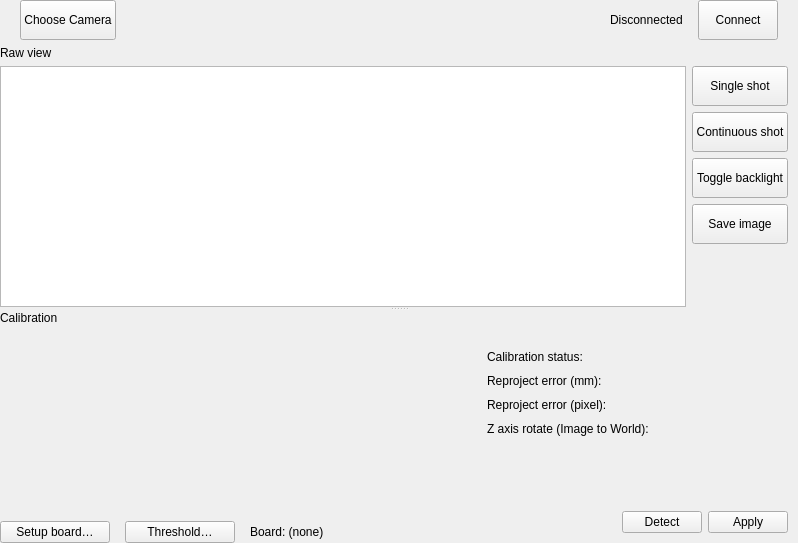
<?xml version="1.0" encoding="UTF-8"?>
<ui version="4.0">
 <class>BaslerCameraWidget</class>
 <widget class="QWidget" name="BaslerCameraWidget">
  <property name="geometry">
   <rect>
    <x>0</x>
    <y>0</y>
    <width>798</width>
    <height>543</height>
   </rect>
  </property>
  <property name="windowTitle">
   <string>Form</string>
  </property>
  <layout class="QVBoxLayout" name="verticalLayout_2">
   <property name="leftMargin">
    <number>0</number>
   </property>
   <property name="topMargin">
    <number>0</number>
   </property>
   <property name="rightMargin">
    <number>0</number>
   </property>
   <property name="bottomMargin">
    <number>0</number>
   </property>
   <item>
    <layout class="QHBoxLayout" name="hl_connect_btns" stretch="0,0,0,0">
     <property name="spacing">
      <number>15</number>
     </property>
     <property name="leftMargin">
      <number>20</number>
     </property>
     <property name="rightMargin">
      <number>20</number>
     </property>
     <item>
      <widget class="QPushButton" name="btn_select_camera">
       <property name="minimumSize">
        <size>
         <width>40</width>
         <height>40</height>
        </size>
       </property>
       <property name="focusPolicy">
        <enum>Qt::FocusPolicy::NoFocus</enum>
       </property>
       <property name="text">
        <string>Choose Camera</string>
       </property>
      </widget>
     </item>
     <item>
      <spacer name="horizontalSpacer_4">
       <property name="orientation">
        <enum>Qt::Orientation::Horizontal</enum>
       </property>
       <property name="sizeHint" stdset="0">
        <size>
         <width>40</width>
         <height>20</height>
        </size>
       </property>
      </spacer>
     </item>
     <item>
      <widget class="QLabel" name="lb_connection_status">
       <property name="text">
        <string>Disconnected</string>
       </property>
      </widget>
     </item>
     <item>
      <widget class="QPushButton" name="btn_connect">
       <property name="minimumSize">
        <size>
         <width>40</width>
         <height>40</height>
        </size>
       </property>
       <property name="focusPolicy">
        <enum>Qt::FocusPolicy::NoFocus</enum>
       </property>
       <property name="text">
        <string>Connect</string>
       </property>
      </widget>
     </item>
    </layout>
   </item>
   <item>
    <widget class="QSplitter" name="splitter_main">
     <property name="orientation">
      <enum>Qt::Orientation::Vertical</enum>
     </property>
     <widget class="QWidget" name="verticalLayoutWidget">
      <layout class="QVBoxLayout" name="vl_raw_view">
       <item>
        <widget class="QLabel" name="lb_raw_view">
         <property name="text">
          <string>Raw view</string>
         </property>
        </widget>
       </item>
       <item>
        <layout class="QHBoxLayout" name="horizontalLayout_3">
         <item>
          <widget class="ImageViewOnly" name="image_view"/>
         </item>
         <item>
          <layout class="QVBoxLayout" name="verticalLayout_3">
           <property name="rightMargin">
            <number>10</number>
           </property>
           <item>
            <widget class="QPushButton" name="btn_trigger">
             <property name="minimumSize">
              <size>
               <width>40</width>
               <height>40</height>
              </size>
             </property>
             <property name="focusPolicy">
              <enum>Qt::FocusPolicy::NoFocus</enum>
             </property>
             <property name="text">
              <string>Single shot</string>
             </property>
            </widget>
           </item>
           <item>
            <widget class="QPushButton" name="btn_auto_shot">
             <property name="minimumSize">
              <size>
               <width>40</width>
               <height>40</height>
              </size>
             </property>
             <property name="focusPolicy">
              <enum>Qt::FocusPolicy::NoFocus</enum>
             </property>
             <property name="text">
              <string>Continuous shot</string>
             </property>
            </widget>
           </item>
           <item>
            <widget class="QPushButton" name="btn_baklight_toggle">
             <property name="minimumSize">
              <size>
               <width>40</width>
               <height>40</height>
              </size>
             </property>
             <property name="focusPolicy">
              <enum>Qt::FocusPolicy::NoFocus</enum>
             </property>
             <property name="text">
              <string>Toggle backlight</string>
             </property>
            </widget>
           </item>
           <item>
            <widget class="QPushButton" name="btn_save_image">
             <property name="minimumSize">
              <size>
               <width>40</width>
               <height>40</height>
              </size>
             </property>
             <property name="text">
              <string>Save image</string>
             </property>
            </widget>
           </item>
           <item>
            <spacer name="verticalSpacer">
             <property name="orientation">
              <enum>Qt::Orientation::Vertical</enum>
             </property>
             <property name="sizeHint" stdset="0">
              <size>
               <width>20</width>
               <height>40</height>
              </size>
             </property>
            </spacer>
           </item>
          </layout>
         </item>
        </layout>
       </item>
      </layout>
     </widget>
     <widget class="QWidget" name="verticalLayoutWidget_3">
      <layout class="QVBoxLayout" name="hl_calibration">
       <item>
        <widget class="QLabel" name="lb_calibration">
         <property name="text">
          <string>Calibration</string>
         </property>
        </widget>
       </item>
       <item>
        <layout class="QHBoxLayout" name="horizontalLayout_2" stretch="1,0">
         <item>
          <layout class="QVBoxLayout" name="vl_calib_table" stretch="1,0">
           <property name="leftMargin">
            <number>0</number>
           </property>
           <item>
            <widget class="CalibrationPointsTable" name="table_calibration_points" native="true">
             <property name="minimumSize">
              <size>
               <width>200</width>
               <height>0</height>
              </size>
             </property>
            </widget>
           </item>
           <item>
            <layout class="QHBoxLayout" name="hl_calib_board" stretch="0,0,1">
             <property name="spacing">
              <number>15</number>
             </property>
             <item>
              <widget class="QPushButton" name="btn_setup_board">
               <property name="minimumSize">
                <size>
                 <width>110</width>
                 <height>0</height>
                </size>
               </property>
               <property name="focusPolicy">
                <enum>Qt::FocusPolicy::NoFocus</enum>
               </property>
               <property name="text">
                <string>Setup board…</string>
               </property>
              </widget>
             </item>
             <item>
              <widget class="QPushButton" name="btn_calib_threshold">
               <property name="minimumSize">
                <size>
                 <width>110</width>
                 <height>0</height>
                </size>
               </property>
               <property name="focusPolicy">
                <enum>Qt::FocusPolicy::NoFocus</enum>
               </property>
               <property name="text">
                <string>Threshold…</string>
               </property>
              </widget>
             </item>
             <item>
              <widget class="QLabel" name="lb_board_info">
               <property name="text">
                <string>Board: (none)</string>
               </property>
              </widget>
             </item>
            </layout>
           </item>
          </layout>
         </item>
         <item>
          <layout class="QVBoxLayout" name="vl_calibration_right_panel" stretch="1,0">
           <property name="topMargin">
            <number>10</number>
           </property>
           <property name="bottomMargin">
            <number>10</number>
           </property>
           <item>
            <widget class="QWidget" name="wg_calib_info" native="true">
             <property name="minimumSize">
              <size>
               <width>320</width>
               <height>0</height>
              </size>
             </property>
             <layout class="QVBoxLayout" name="verticalLayout_4">
              <property name="spacing">
               <number>10</number>
              </property>
              <item>
               <widget class="QLabel" name="label_calib_status">
                <property name="text">
                 <string>Calibration status:</string>
                </property>
               </widget>
              </item>
              <item>
               <widget class="QLabel" name="label_calib_error_mm">
                <property name="text">
                 <string>Reproject error (mm):</string>
                </property>
               </widget>
              </item>
              <item>
               <widget class="QLabel" name="label_calib_error_pixel">
                <property name="text">
                 <string>Reproject error (pixel):</string>
                </property>
               </widget>
              </item>
              <item>
               <widget class="QLabel" name="label_calib_rotate_image2world">
                <property name="text">
                 <string>Z axis rotate (Image to World):</string>
                </property>
               </widget>
              </item>
              <item>
               <spacer name="verticalSpacer_2">
                <property name="orientation">
                 <enum>Qt::Orientation::Vertical</enum>
                </property>
                <property name="sizeHint" stdset="0">
                 <size>
                  <width>20</width>
                  <height>40</height>
                 </size>
                </property>
               </spacer>
              </item>
             </layout>
            </widget>
           </item>
           <item>
            <layout class="QHBoxLayout" name="hl_calibrate_buttons">
             <property name="rightMargin">
              <number>10</number>
             </property>
             <item>
              <spacer name="horizontalSpacer">
               <property name="orientation">
                <enum>Qt::Orientation::Horizontal</enum>
               </property>
               <property name="sizeHint" stdset="0">
                <size>
                 <width>40</width>
                 <height>20</height>
                </size>
               </property>
              </spacer>
             </item>
             <item>
              <widget class="QPushButton" name="btn_calib_detect">
               <property name="text">
                <string>Detect</string>
               </property>
              </widget>
             </item>
             <item>
              <widget class="QPushButton" name="btn_calib_apply">
               <property name="text">
                <string>Apply</string>
               </property>
              </widget>
             </item>
            </layout>
           </item>
          </layout>
         </item>
        </layout>
       </item>
      </layout>
     </widget>
    </widget>
   </item>
  </layout>
 </widget>
 <customwidgets>
  <customwidget>
   <class>ImageViewOnly</class>
   <extends>QGraphicsView</extends>
   <header location="global">src/widgets/image_widget/image_view_only.h</header>
  </customwidget>
  <customwidget>
   <class>CalibrationPointsTable</class>
   <extends>QWidget</extends>
   <header>src/widgets/calibration/calibration_points_table.h</header>
  </customwidget>
 </customwidgets>
 <resources/>
 <connections/>
</ui>
